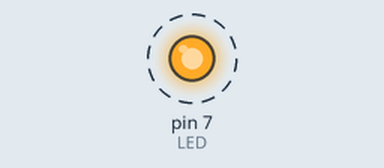
A sketch run on a simulated Arduino Mega 2560, built with avr-gcc and run on an emulated ATmega2560. Parts: output pins drawn as LEDs (lit = HIGH). Dashed ring = blinking. The modem accepts every AT command (registered, SIM ready, sends succeed) and sends nothing else.

Above: at 0.8 s.
Timing chart, 0 to 3.6 s (numbered marks = the images above):
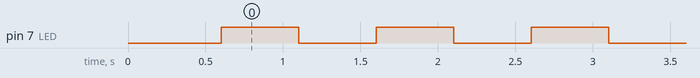

The sketch:

SetMaster.ino
```cpp
//#define AT 2 //AT引脚连接Pin2
#define LED 7  //LED引脚连接Pin13
void setup()
{
       pinMode(LED,OUTPUT);
       //pinMode(AT,OUTPUT);
       //digitalWrite(AT,HIGH);
       Serial1.begin(38400);//这里应该和你的模块初始通信波特率一致
       delay(100);
       Serial1.println("AT");
       delay(100);
       Serial1.println("AT+NAME=OPENJUMPER-Bluetooth-2");//命名模块名
       delay(100);
       Serial1.println("AT+ROLE=1");//设置主从模式：0从机，1主机
       delay(100);
       Serial1.println("AT+PSWD=1120");//设置配对密码，如1120
       delay(100);
       //Serial.println("AT+UART=115200,0,0");//设置波特率115200，停止位1，校验位无
       delay(100);
       Serial1.println("AT+RMAAD");//清空配对列表
}
void loop()
{
       digitalWrite(LED, HIGH);
       delay(500);
       digitalWrite(LED, LOW);
       delay(500);
}
```

Measured:
- by itself, pin 7 (LED): alternates HIGH for 0.50 s and LOW for 0.50 s
